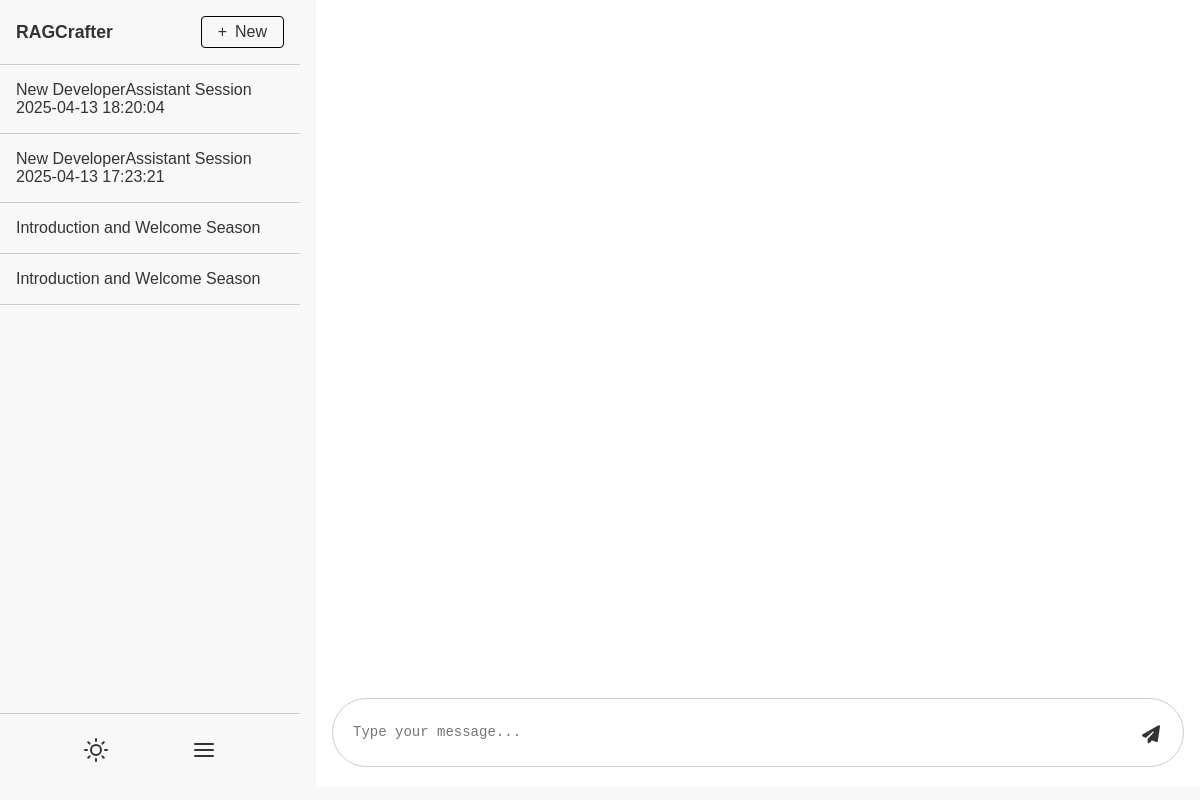
The page /regularchat/ on the database its author committed.
### tables this page shows
CREATE TABLE regular_chat_season (
                id INTEGER PRIMARY KEY AUTOINCREMENT,
                name TEXT NOT NULL,
                language_model TEXT NOT NULL,
                start_chat TEXT NOT NULL
            );

### regularchat.py (the view, shortened to what this page needs)
@regular_chat_bp.route("/", methods=["GET", "POST"])
def generate_story():
    with sqlite3.connect('database.db') as conn:
        cursor = conn.cursor()
        cursor.execute('SELECT * FROM regular_chat_season ORDER BY start_chat DESC')
        chats = cursor.fetchall()
    return render_template("regularchat.html", chats=chats)

### templates/regularchat.html (shortened to what this page needs)
<!DOCTYPE html>
<html lang="en">
<head>
<link rel="stylesheet" href="https://cdnjs.cloudflare.com/ajax/libs/font-awesome/6.5.1/css/all.min.css">
  <link rel="stylesheet" href="{{ url_for('static', filename='css/stylechat.css') }}">
</head>
<body>
  <main class="main-container">
    <aside class="sidebar">
      <div class="sidebar-header">
        <span class="sidebar-title">RAGCrafter</span>
        <button class="new-chat-btn" onclick="createNewChat()">
          <span class="btn-icon">+</span>
          <span class="btn-text">New</span>
        </button>
      </div>
      <ul id="sidebarList" class="sidebar-list">
        {% for chat in chats %}
        <li class="sidebar-item" onclick="selectChat({{chat[0]}})">
          {{ chat[1] }}
        </li>
        {% endfor %}
      </ul>
      <div class="sidebar-footer">
        <button class="toggle-mode-btn" onclick="toggleDarkMode()">
        </button>
        <button class="sidebar-toggle-btn" onclick="toggleSidebar()" title="Partial Hide Sidebar">
          <svg xmlns="http://www.w3.org/2000/svg" width="24" height="24"
               fill="none" stroke="currentColor" stroke-width="2"
               stroke-linecap="round" stroke-linejoin="round">
            <line x1="3" y1="12" x2="21" y2="12"></line>
            <line x1="3" y1="6" x2="21" y2="6"></line>
            <line x1="3" y1="18" x2="21" y2="18"></line>
          </svg>
        </button>
      </div>
    </aside>
    <section class="chat-section">
      <div style="overflow-y: auto;" id="chatWindow" class="chat-window">
      </div>
      <div class="input-bar">
        <form onsubmit="sendMessage(event)" class="form-container">
            <div class="input-wrapper">
              <textarea
                id="userInput"
                class="input-field"
                rows="2"
                placeholder="Type your message..."
              ></textarea>
              <button type="submit" id="sendButton" class="send-btn">
                <i class="fas fa-paper-plane" style="font-size: 18px; color: var(--color-text);"></i>
              </button>
            </div>
          </form>
      </div>
    </section>
  </main>
</body>
</html>

### static/css/stylechat.css (style rules this page uses)
* { margin: 0; padding: 0; box-sizing: border-box; }
:root { --color-bg: #f8f8f8; --color-border-btn: #000; --color-btn-hover: #ccc; --color-text: #333; --color-primary: #4f46e5; --color-secondary: #ffffff; --color-border: #ccc; --color-accent: #6366f1; --color-error: #dc2626; }
body { font-family: sans-serif; background-color: var(--color-bg); color: var(--color-text); min-height: 100vh; display: flex; flex-direction: column; }
.main-container { flex: 1; display: flex; height: calc(100vh - 2rem); margin: 0rem auto; width: 100%; gap: 1rem; position: relative; transition: width 0.3s ease; }
.sidebar { width: 300px; max-height: 100vh; flex-shrink: 0; display: flex; flex-direction: column; overflow: hidden; border-radius: 0.25rem; transition: width 0.3s ease; position: relative; }
.sidebar-header { display: flex; align-items: center; justify-content: space-between; padding: 1rem; border-bottom: 1px solid var(--color-border); }
.sidebar-title { font-weight: bold; font-size: 1.1rem; color: var(--color-text); transition: opacity 0.3s ease; overflow: hidden; white-space: nowrap; }
.new-chat-btn { background-color: var(--color-bg); color: var(--color-text); font-size: 1rem; border: 1px solid var(--color-border-btn); cursor: pointer; border-radius: 0.25rem; display: flex; align-items: center; height: 2rem; padding: 0 1rem; transition: width 0.3s ease; white-space: nowrap; }
.btn-icon { margin-right: 0.5rem; }
.sidebar-list { max-height: 81vh; flex: 1; overflow-y: auto; list-style: none; transition: opacity 0.3s ease; }
.sidebar-item { padding: 1rem; border-bottom: 1px solid var(--color-border); cursor: pointer; transition: background-color 0.3s; }
.sidebar-footer { border-top: 1px solid var(--color-border); display: flex; flex-direction: row; align-items: center; justify-content: space-evenly; padding: 1rem; gap: 0.5rem; transition: flex-direction 0.3s ease; }
.toggle-mode-btn { background-color: transparent; color: var(--color-text); border: none; cursor: pointer; padding: 0.5rem; border-radius: 50%; width: 40px; height: 40px; display: flex; align-items: center; justify-content: center; }
.light-icon { display: block; }
.sidebar-toggle-btn { background-color: transparent; color: var(--color-text); border: none; cursor: pointer; padding: 0.5rem; border-radius: 50%; width: 40px; height: 40px; display: flex; align-items: center; justify-content: center; }
.chat-section { display: flex; flex-direction: column; border-radius: 0.25rem; flex: 1; transition: width 0.3s ease; }
.chat-window { flex: 1; padding: 2rem; overflow-y: auto; max-height: 84vh; background-color: var(--color-secondary); display: flex; flex-direction: column; gap: 0.5rem; }
.input-bar { background-color: var(--color-secondary); padding: 1rem; }
.form-container { display: flex; flex-direction: column; gap: 10px; width: 100%; }
.input-wrapper { position: relative; width: 100%; }
.input-field { width: 100%; padding: 25px 50px 10px 20px; border: 1px solid #ccc; border-radius: 45px; background-color: var(--color-secondary); color: var(--color-text); resize: none; font-size: 14px; }
.send-btn { position: absolute; right: 12px; bottom: 15px; border: none; background-color: var(--color-secondary); color: var(--color-text); padding: 12px 12px; border-radius: 100%; cursor: pointer; font-size: 14px; }

### rows shown on the page
regular_chat_season: name "New DeveloperAssistant Session 2025-04-13 18:20:04"
regular_chat_season: name "New DeveloperAssistant Session 2025-04-13 17:23:21"
regular_chat_season: name "Introduction and Welcome Season"
regular_chat_season: name "Introduction and Welcome Season"
